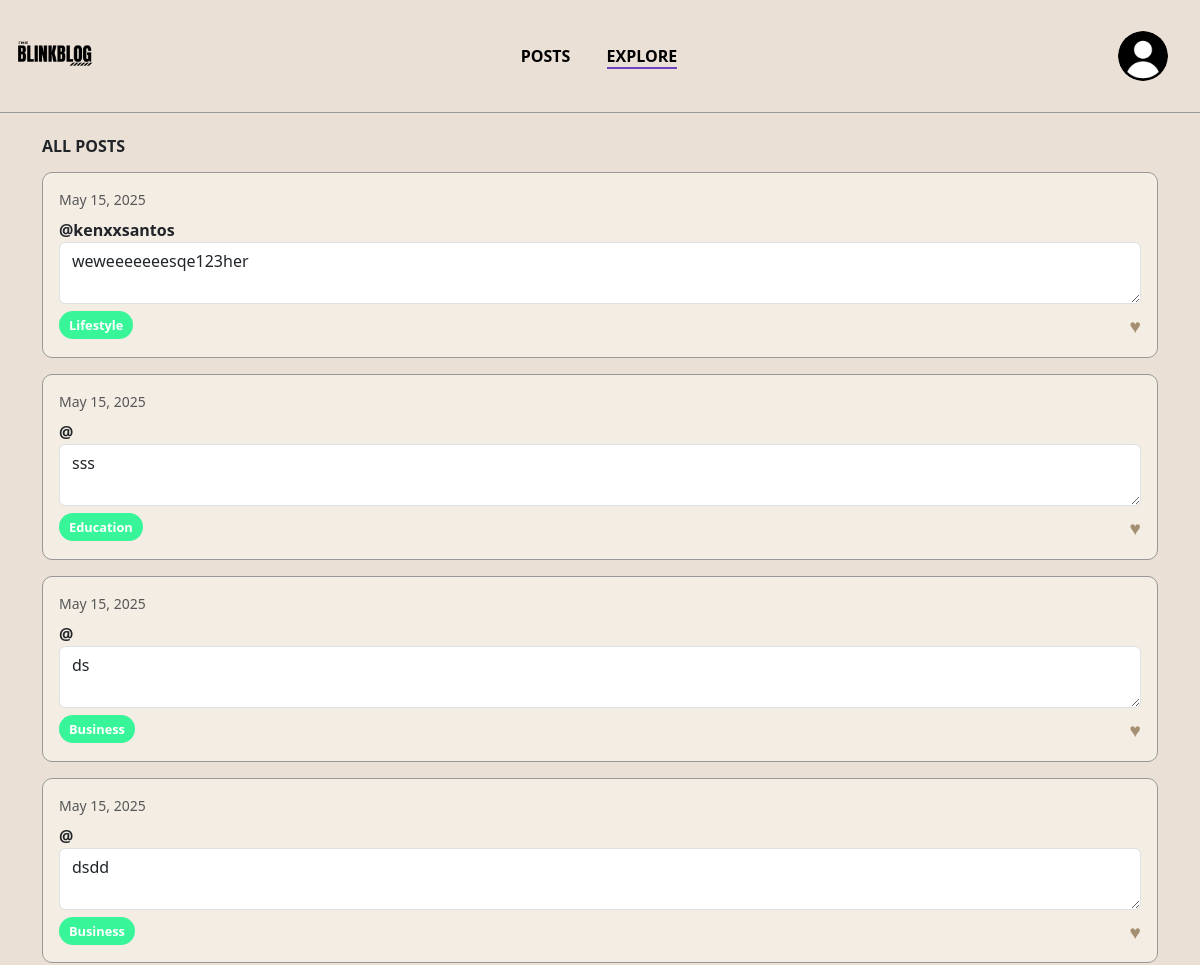
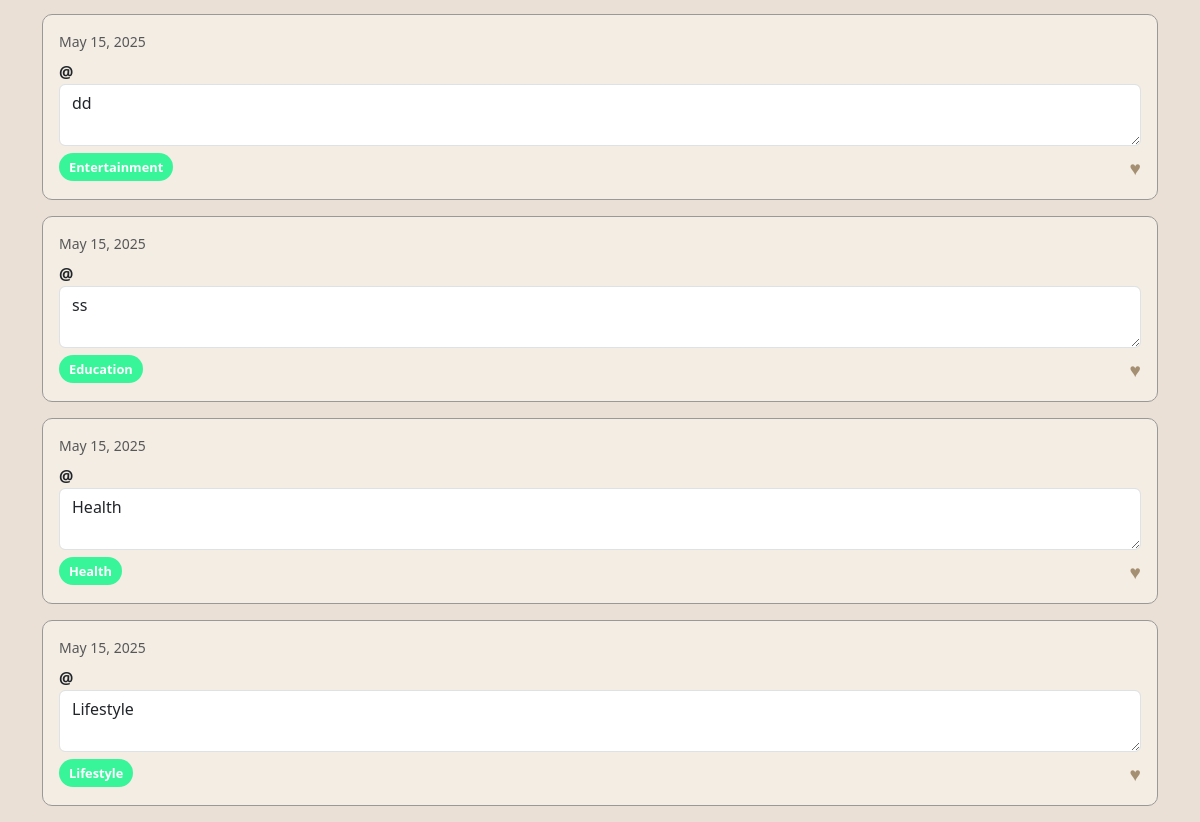
The app's page /sia_app/index.php/user/explore, older data (2 pictures, top to bottom).
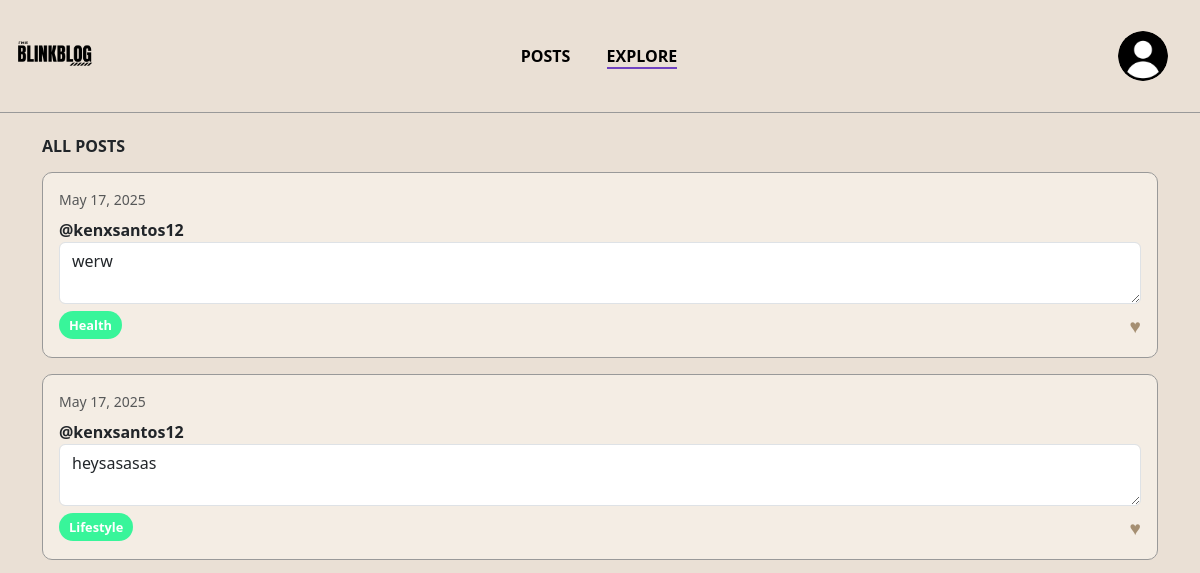
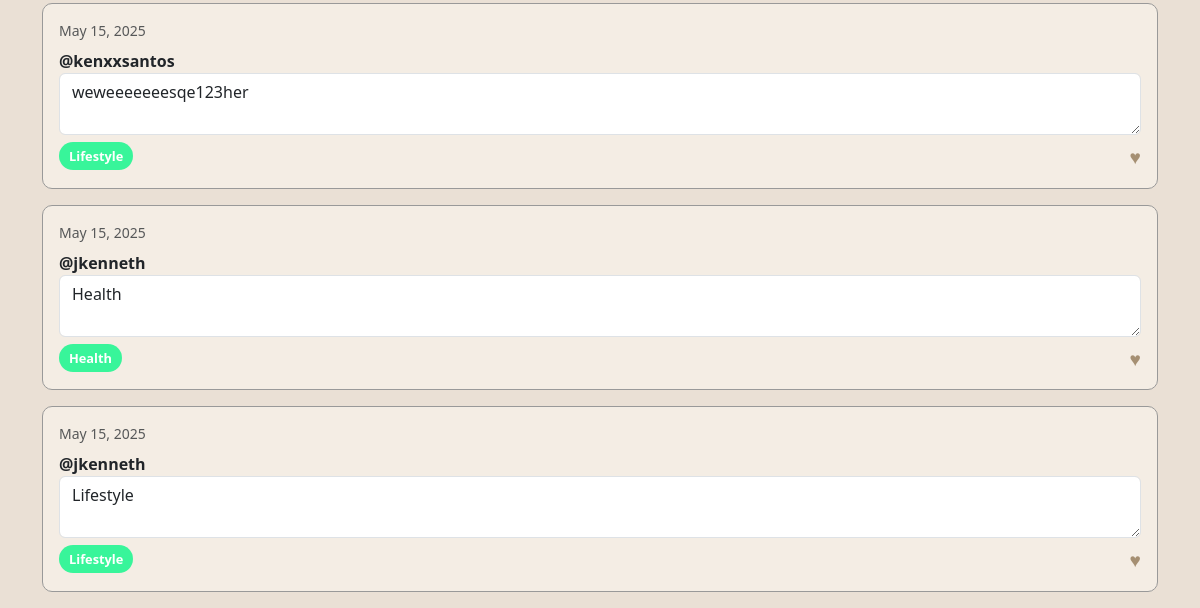
The same page, newer data (2 pictures, top to bottom).
### tables this page shows
CREATE TABLE `posts` (
  `user_id` int(10) UNSIGNED NOT NULL,
  `post_id` int(11) NOT NULL,
  `content` text NOT NULL,
  `tag_id` int(10) UNSIGNED NOT NULL,
  `created_at` datetime NOT NULL
);

CREATE TABLE `users` (
  `user_id` int(11) NOT NULL,
  `username` varchar(100) NOT NULL,
  `email` varchar(100) NOT NULL,
  `password` varchar(255) NOT NULL,
  `role` enum('Admin','User') DEFAULT 'User',
  `status` enum('Active','Inactive') DEFAULT 'Active',
  `bio` text DEFAULT NULL,
  `created_at` timestamp NOT NULL DEFAULT current_timestamp()
);

CREATE TABLE `tags` (
  `id` int(11) UNSIGNED NOT NULL,
  `name` varchar(100) NOT NULL
);

### sia_app/application/controllers/User.php (called while the page is built, shortened)
<?php
class User extends CI_Controller
{
    public function __construct()
    {
        $this->load->model('User_model');
        $this->load->model('Post_model');
        $this->load->model('Tag_model');
        $this->load->helper(['form', 'url']);
        $this->load->library('session');
        $this->load->library(['form_validation', 'session']);
    }
    public function explore()
    {
        $data['users'] = $this->User_model->get_all_users();
        $data['posts'] = $this->Post_model->get_all_posts();
        $data['tags'] = $this->Tag_model->get_all_tags();
        $this->load->view('user/explore', $data);
    }
}

### sia_app/index.php (called while the page is built, shortened)
<?php
require_once BASEPATH.'core/CodeIgniter.php';

### sia_app/application/models/Post_model.php (called while the page is built, shortened)
<?php
class Post_model extends CI_Model
{
    public function get_all_posts()
    {
        return $this->db
            ->select('posts.*, tags.name AS tag_name, users.username')
            ->from('posts')
            ->join('tags', 'tags.id = posts.tag_id', 'left')
            ->join('users', 'users.user_id = posts.user_id', 'left')
            ->order_by('posts.created_at', 'DESC')
            ->get()
            ->result_array();
    }
}

### sia_app/application/views/user/explore.php (the view, shortened to what this page needs)
<!DOCTYPE html>
<html lang="en">
<head>
    <link href="https://cdn.jsdelivr.net/npm/bootstrap@5.3.0/dist/css/bootstrap.min.css" rel="stylesheet">
</head>
<body>
    <div class="nav-bar">
        <img src="<?= base_url('assets/image/logo.png') ?>" alt="Logo" class="logo-img">
        <div>
            <a href="<?= site_url('user/dashboard') ?>">POSTS</a>
            <a href="<?= site_url('user/explore') ?>" class=" active">EXPLORE</a>
        </div>
        <div class="profile-icon">
            <a href="<?= base_url('index.php/user/edit_profile') ?>">
                <img src="<?= base_url('assets/image/profile.png') ?>" alt="Profile">
            </a>
        </div>
    </div>
    <div class="container mt-4">
        <h6 class="mb-3 fw-bold">ALL POSTS</h6>
        <?php foreach ($posts as $post): ?>
            <?php if (!empty($post['content'])): ?>
                <div class="post-box">
                    <div class="post-header mb-2">
                        <small class="text-muted"><?= date('F j, Y', strtotime($post['created_at'])) ?></small>
                    </div>
                    <strong>@<?= htmlspecialchars($post['username']) ?></strong>
                    <textarea class="form-control mb-2" readonly><?= htmlspecialchars($post['content']) ?></textarea>
                    <div class="d-flex justify-content-between">
                        <div>
                            <span class="hashtag"><?= htmlspecialchars($post['tag_name']) ?></span>
                        </div>
                        <div>
                            <span class="like-icon">♥</span>
                        </div>
                    </div>
                </div>
            <?php endif; ?>
        <?php endforeach; ?>
    </div>
</body>
</html>

### sia_app/application/views/user/explore.php (style rules this page uses)
body { background-color: #eae0d5; font-family: 'Segoe UI', sans-serif; }
.profile-icon img { width: 50px; height: 50px; border-radius: 50%; }
.nav-bar { display: flex; justify-content: space-between; align-items: center; padding: 1rem; border-bottom: 1px solid #999; }
.nav-bar a { margin: 0 1rem; text-decoration: none; color: black; font-weight: bold; }
.nav-bar a.active { border-bottom: 2px solid #6f42c1; }
.logo-img { width: 80px; height: 80px; object-fit: cover; border-radius: 50%; }
.post-box { background: #f4ede4; padding: 1rem; border-radius: 10px; border: 1px solid #999; margin-bottom: 1rem; position: relative; }
.post-header { display: flex; justify-content: space-between; align-items: center; }
.hashtag { padding: 5px 10px; border-radius: 8px; color: white; font-size: 0.8rem; font-weight: bold; border-radius: 100px; }
.hashtag:nth-child(1) { background-color: rgba(0, 248, 132, 0.77); }
.like-icon { color: #a58f72; font-size: 1.2rem; cursor: pointer; }

Row changes from the older to the newer data that the page shows:
removed posts: created_at "May 15, 2025", content "sss", tag.name "Education"
removed posts: created_at "May 15, 2025", content "ds", tag.name "Business"
removed posts: created_at "May 15, 2025", content "dsdd", tag.name "Business"
removed posts: created_at "May 15, 2025", content "dd", tag.name "Entertainment"
removed posts: created_at "May 15, 2025", content "ss", tag.name "Education"
added posts: created_at "May 17, 2025", user.username "kenxsantos12", content "werw", tag.name "Health"
added posts: created_at "May 17, 2025", user.username "kenxsantos12", content "heysasasas", tag.name "Lifestyle"
changed through a linked row, posts (number 4 of 5 on the later page): user.username (not shown) → "jkenneth"
changed through a linked row, posts (number 5 of 5 on the later page): user.username (not shown) → "jkenneth"
